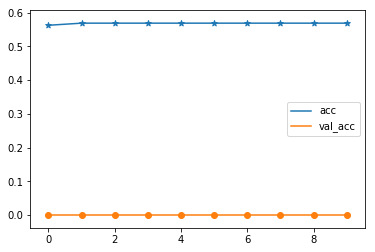
#> input picture 代码及模型结果/model_res/model1-CNN1.0/model1-1.png, 375 x 252 px
$ python -i Object_Detect.py   (imports and definitions only)
#> lines starting #> are read from the running program, lines starting #| are printed output that depends on the picture; after the words box and inside, x2 and y2 are one past the last pixel; in counts of white or black regions, pixels touching at a corner belong together
############################################################
# Python 3.5
# (C) DietCoke
# November 23, 2015
# License: MIT
############################################################

import glob
import os

import matplotlib.pyplot as plt
import numpy as np
from PIL import Image, ImageDraw
from scipy.ndimage import binary_dilation, binary_opening, label
from scipy.spatial import ConvexHull
from skimage.filters import threshold_triangle


############################################################
# i/o

def subplot_images(images, titles=None, suptitle=False):
    fig, axes = plt.subplots(
        nrows=1,
        ncols=2,
        figsize=(16, 12),
        sharex=True,
        sharey=True,
        subplot_kw={'adjustable': 'box-forced'}
    )
    fig.suptitle(suptitle, fontsize=18)
    axes = axes.ravel()
    for i, ax in enumerate(axes):
        ax.imshow(images[i])
        ax.set_title(titles[i])
        ax.axis('off')

    plt.show()
    plt.close()


def load_image(filename):
#> called with filename = '../model_res/model1-CNN1.0/model1-1.png'
    with open(filename, 'rb') as f:
        return np.asarray(Image.open(f))
#> returned value is the input picture: shape (252, 375, 4); mean R, G, B, A 249.8, 249.4, 248.9, 255


############################################################
# geometry

def mask_polygon(verts, shape):
    img = Image.new('L', shape, 0)
    ImageDraw.Draw(img).polygon(verts, outline=1, fill=1)
    mask = np.array(img)

    return mask.T


def convex_hull_mask(data, mask=True):
    segm = np.argwhere(data)
    hull = ConvexHull(segm)
    verts = [(segm[v, 0], segm[v, 1]) for v in hull.vertices]
    return mask_polygon(verts, data.shape)


def extract_largest_regions(mask, num_regions=2):
    rtn = np.copy(mask)
    regions, n_labels = label(mask)
    label_list = range(1, n_labels + 1)
    sizes = []
    for l in label_list:
        size = (regions == l).sum()
        sizes.append((size, l))

    sizes = sorted(sizes, reverse=True)
    num_regions = min(num_regions, n_labels - 1)
    min_size = sizes[num_regions][0]

    labels = []
    for s, l in sizes:
        if s < min_size:
            regions[regions == l] = 0
        else:
            labels.append(l)

    return regions, labels


def build_binary_opening_structure(binary_image, weight=1):
    s = 1 + 10000 * (binary_image.sum() / binary_image.size) ** 1.4
    s = int(max(5, 3 * np.log(s) * weight))
    return np.ones((s, s))


############################################################
# main

def simple_whale_detector(filename, dilation_iterations=200, num_regions=2):
    image = load_image(filename)
    image_array = []
    titles = []

    image_array.append(image.astype('uint8'))
    titles.append('Original')

    # yen
    threshold = threshold_triangle(image)
#> threshold = 254
    yen = np.zeros_like(image)
    yen[image[:, :, 0] > threshold] = image[image[:, :, 0] > threshold]
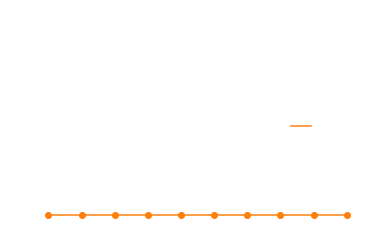
#> yen: shape (252, 375, 4); mean R, G, B, A 246.6, 245.6, 244.7, 246.6; transparent parts drawn white

    # denoise
    binary_image = yen[:, :, 0] > 0
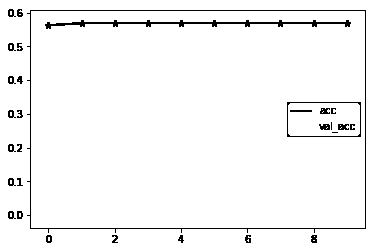
#> binary_image: shape (252, 375) bool; 96.7% white; black in thin lines or dots, all inside (x1, y1, x2, y2) = (8, 9, 366, 243)
    structure = build_binary_opening_structure(binary_image)
#> in build_binary_opening_structure, `s = 1 + 10000 * (binary_image.sum() / binary_image.size) ** 1.4`: s = 9544.9
#> in build_binary_opening_structure, `s = int(max(5, 3 * np.log(s) * weight))`: s = 27
#> structure: shape (27, 27) float64; every value is 1
    binary_image = binary_opening(binary_image, structure=structure)
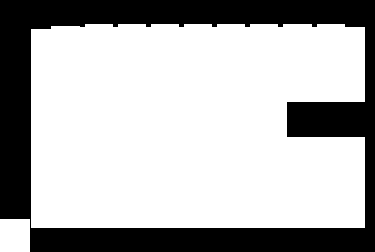
#> binary_image: shape (252, 375) bool; 69.9% white; 1 black region, box (x1, y1, x2, y2) and area: (0, 0, 375, 252) 28442
    binary_image = binary_dilation(binary_image, iterations=dilation_iterations)
#> binary_image: shape (252, 375) bool; every value is 1

    # mask
    regions, labels = extract_largest_regions(binary_image, num_regions=num_regions)
#> in extract_largest_regions, `regions, n_labels = label(mask)`: regions: shape (252, 375) int32; every value is 1
#> in extract_largest_regions, `regions, n_labels = label(mask)`: n_labels = 1
#> the loop in extract_largest_regions, `for l in label_list:` made 1 pass
#> size on pass 1: 94500
#> after the loop in extract_largest_regions, `for l in label_list:`: sizes = [(94500, 1)]
#> in extract_largest_regions, `num_regions = min(num_regions, n_labels - 1)`: num_regions = 0
#> in extract_largest_regions, `min_size = sizes[num_regions][0]`: min_size = 94500
#> the loop in extract_largest_regions, `for s, l in sizes:` made 1 pass
#> after the loop in extract_largest_regions, `for s, l in sizes:`: labels = [1]
#> labels = [1]
    mask = convex_hull_mask(regions > 0)
#> in convex_hull_mask, `segm = np.argwhere(data)`: segm = 94500 pairs, first value 0 to 251, second value 0 to 374
#> in convex_hull_mask, `verts = [(segm[v, 0], segm[v, 1]) for v in hull.vertices]`: verts = [(0, 0), (251, 0), (251, 374), (0, 374)]
#> in mask_polygon, `img = Image.new('L', shape, 0)`: img: PIL image 252x375 L; every value is 0
#> in mask_polygon, `ImageDraw.Draw(img).polygon(verts, outline=1, fill=1)`: img: PIL image 252x375 L; every value is 1
    masked = np.zeros_like(image)
    masked[mask > 0, :] = image[mask > 0, :]

    titles.append('target')
    image_array.append(masked.astype('uint8'))

    # plot
    subplot_images(
        image_array,
        titles=titles,
        suptitle=filename.split('.')[0]
    )
#> in subplot_images, `plt.show()`:
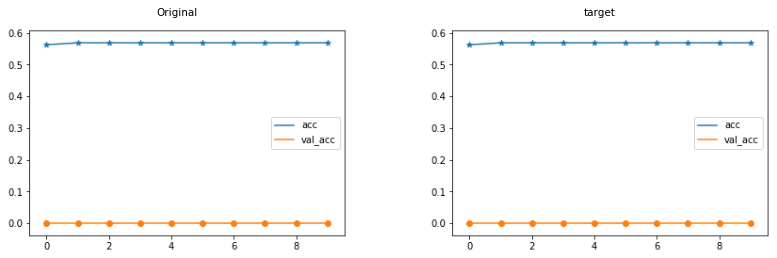
#> figure drawn by matplotlib, 2 panels


# [5 lines not run here, left out]

>>> result = simple_whale_detector('../model_res/model1-CNN1.0/model1-1.png')

$ run again, on 代码及模型结果/model_res/model2-PIL1.0-CNN1.0/model2-2.png
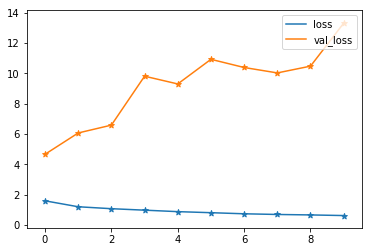
#> input picture 代码及模型结果/model_res/model2-PIL1.0-CNN1.0/model2-2.png, 372 x 252 px
#> in load_image, returned value is the input picture: shape (252, 372, 4); mean R, G, B, A 249.9, 249.6, 249.2, 255
#> threshold = 254
#> in simple_whale_detector, `binary_image = yen[:, :, 0] > 0`:
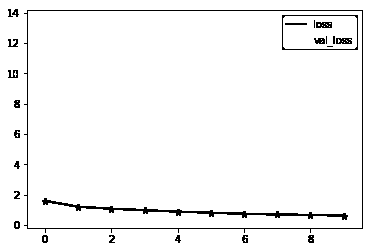
#> binary_image: shape (252, 372) bool; 96.7% white; black in thin lines or dots, all inside (x1, y1, x2, y2) = (8, 9, 363, 243)
#> in build_binary_opening_structure, `s = 1 + 10000 * (binary_image.sum() / binary_image.size) ** 1.4`: s = 9537.6
#> in build_binary_opening_structure, `s = int(max(5, 3 * np.log(s) * weight))`: s = 27
#> structure: shape (27, 27) float64; every value is 1
#> regions: shape (252, 372) int32; every value is 1
#> n_labels = 1
#> the loop in extract_largest_regions, `for l in label_list:` made 1 pass
#> size on pass 1: 93744
#> after the loop in extract_largest_regions, `for l in label_list:`: sizes = [(93744, 1)]
#> num_regions = 0
#> min_size = 93744
#> the loop in extract_largest_regions, `for s, l in sizes:` made 1 pass
#> after the loop in extract_largest_regions, `for s, l in sizes:`: labels = [1]
#> segm = 93744 pairs, first value 0 to 251, second value 0 to 371
#> verts = [(0, 0), (251, 0), (251, 371), (0, 371)]
#> in subplot_images, `plt.show()`:
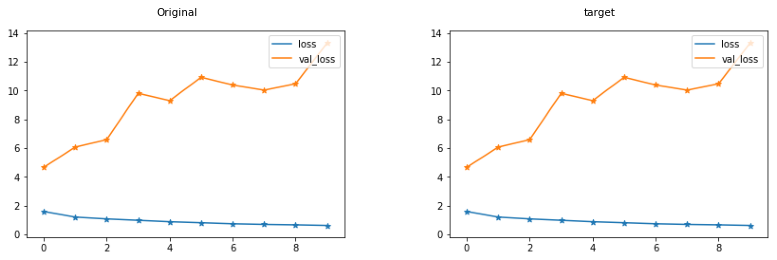
#> figure drawn by matplotlib, 2 panels

$ run again, on 代码及模型结果/model_res/model2-PIL1.0-CNN1.0/res.PNG
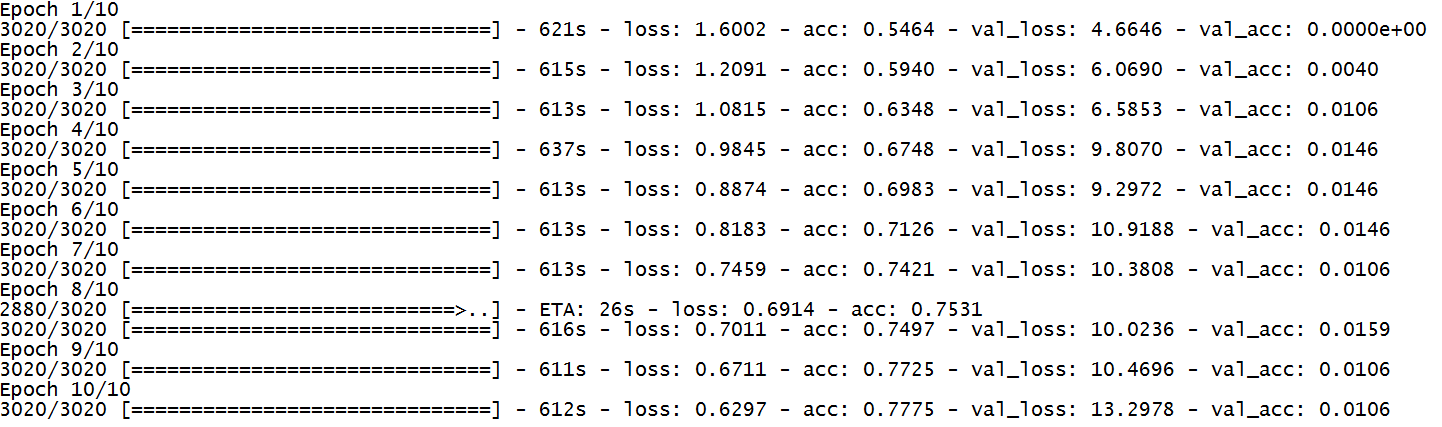
#> input picture 代码及模型结果/model_res/model2-PIL1.0-CNN1.0/res.PNG, 1442 x 427 px
#> in load_image, returned value is the input picture: shape (427, 1442, 4); mean R, G, B, A 234.1, 234, 234.1, 255
#> threshold = 254
#> in simple_whale_detector, `binary_image = yen[:, :, 0] > 0`:
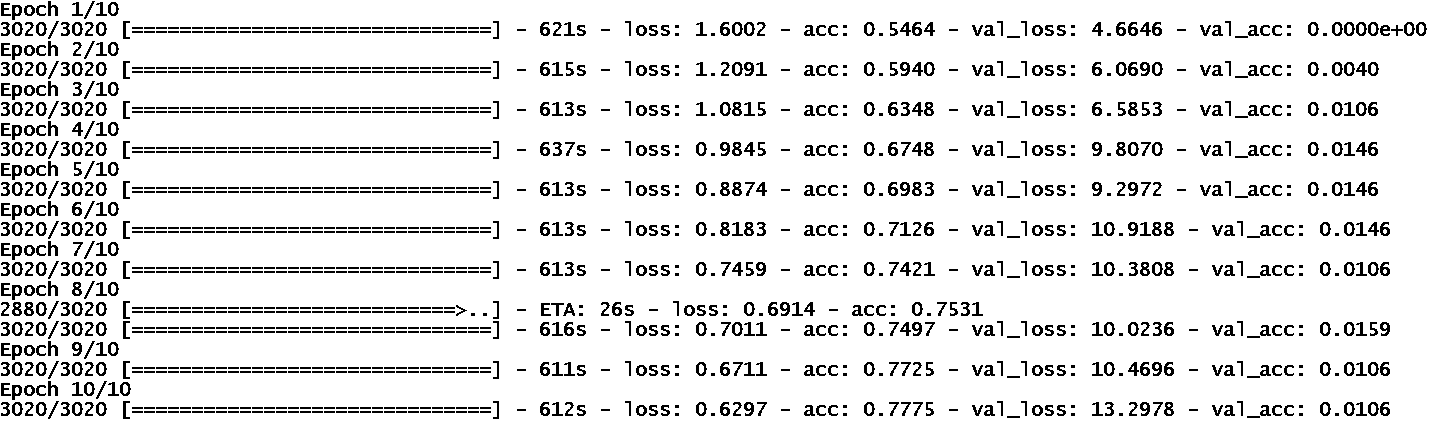
#> binary_image: shape (427, 1442) bool; 89.7% white; black in thin lines or dots
#> in build_binary_opening_structure, `s = 1 + 10000 * (binary_image.sum() / binary_image.size) ** 1.4`: s = 8589.3
#> in build_binary_opening_structure, `s = int(max(5, 3 * np.log(s) * weight))`: s = 27
#> structure: shape (27, 27) float64; every value is 1
#> regions: shape (427, 1442) int32; every value is 1
#> n_labels = 1
#> the loop in extract_largest_regions, `for l in label_list:` made 1 pass
#> size on pass 1: 615734
#> after the loop in extract_largest_regions, `for l in label_list:`: sizes = [(615734, 1)]
#> num_regions = 0
#> min_size = 615734
#> the loop in extract_largest_regions, `for s, l in sizes:` made 1 pass
#> after the loop in extract_largest_regions, `for s, l in sizes:`: labels = [1]
#> segm = 615734 pairs, first value 0 to 426, second value 0 to 1441
#> verts = [(0, 0), (426, 0), (426, 1441), (0, 1441)]
#> in subplot_images, `plt.show()`:
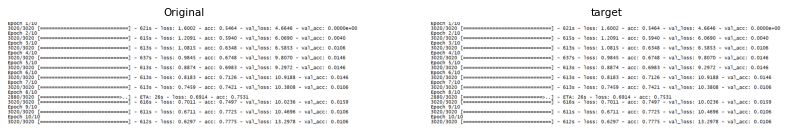
#> figure drawn by matplotlib, 2 panels

$ run again, on 代码及模型结果/model_res/model3-PIL2.0-CNN2.0/Num_folds_3_nb_epoch_10/1-1.png
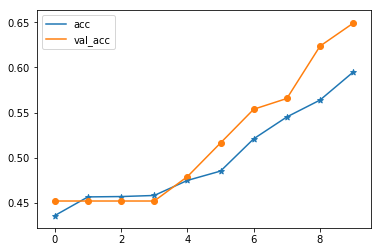
#> input picture 代码及模型结果/model_res/model3-PIL2.0-CNN2.0/Num_folds_3_nb_epoch_10/1-1.png, 382 x 252 px
#> in load_image, returned value is the input picture: shape (252, 382, 4); mean R, G, B, A 249.8, 249.2, 248.6, 255
#> threshold = 254
#> in simple_whale_detector, `binary_image = yen[:, :, 0] > 0`:
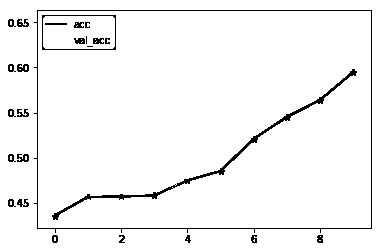
#> binary_image: shape (252, 382) bool; 96.4% white; black in thin lines or dots, all inside (x1, y1, x2, y2) = (8, 10, 372, 243)
#> in build_binary_opening_structure, `s = 1 + 10000 * (binary_image.sum() / binary_image.size) ** 1.4`: s = 9507.5
#> in build_binary_opening_structure, `s = int(max(5, 3 * np.log(s) * weight))`: s = 27
#> structure: shape (27, 27) float64; every value is 1
#> regions: shape (252, 382) int32; every value is 1
#> n_labels = 1
#> the loop in extract_largest_regions, `for l in label_list:` made 1 pass
#> size on pass 1: 96264
#> after the loop in extract_largest_regions, `for l in label_list:`: sizes = [(96264, 1)]
#> num_regions = 0
#> min_size = 96264
#> the loop in extract_largest_regions, `for s, l in sizes:` made 1 pass
#> after the loop in extract_largest_regions, `for s, l in sizes:`: labels = [1]
#> segm = 96264 pairs, first value 0 to 251, second value 0 to 381
#> verts = [(0, 0), (251, 0), (251, 381), (0, 381)]
#> in subplot_images, `plt.show()`:
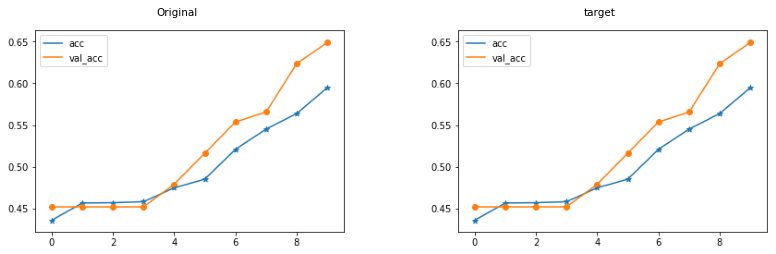
#> figure drawn by matplotlib, 2 panels
